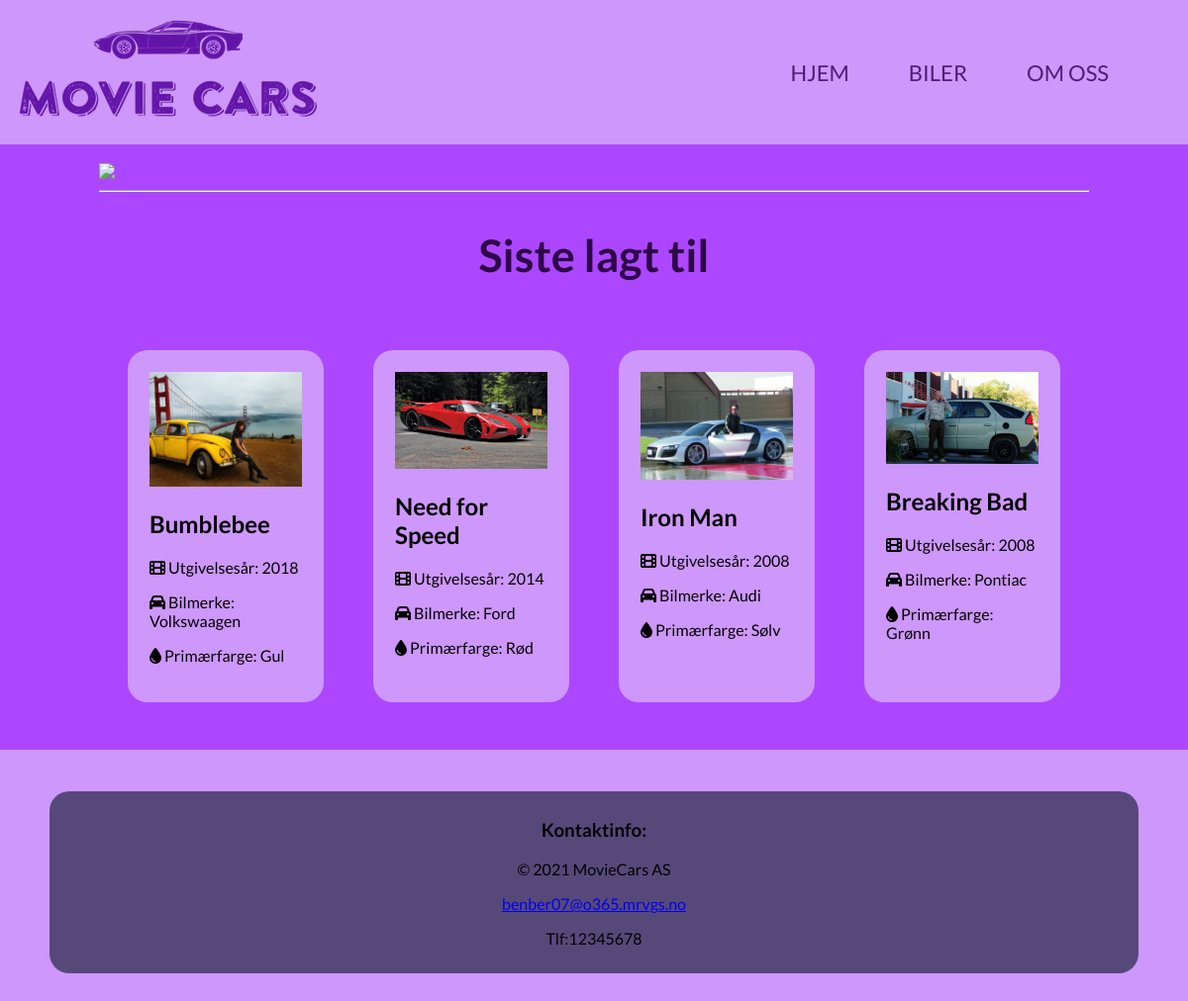
The page / on the database its author committed.
### app.py (models this page shows)
class biler(db.Model):
    id = db.Column('id', db.Integer, primary_key=True)
    primær = db.Column('primær', db.String(50))
    sekundær = db.Column('sekundær', db.String(50))
    merke = db.Column('merke', db.String(100))
    modell = db.Column('modell', db.String(100))
    bilde = db.Column('bilde', db.String(255))
    film = db.Column('film', db.String(100))
    filmår = db.Column('filmår', db.Integer)
    video = db.Column('video', db.String(100))

### app.py (the view)
@app.route('/')
def index():
    biler = db.engine.execute(
        'SELECT * FROM biler ORDER BY filmår DESC LIMIT 4')
    return render_template('index.html', biler=biler)

### templates/index.html
{% extends "layout.html"%}
{% block body%}
<section>
    <img src="static/img/banner.png" id="banner">
    <hr>
    <div id="klasse">
        <h2>Siste lagt til</h2>
    </div>
    <div id="grid">
        {%for bil in biler%}
        <a href="/liste/enkel/{{bil.id}}">
        <div class="gridbox">
            <img src="../static/img/{{bil.bilde}}">
            <h2>{{bil.film}}</h2>
            <p><i class="fas fa-film"></i> Utgivelsesår: {{bil.filmår}}</p>
            <p><i class="fas fa-car"></i> Bilmerke: {{bil.merke}}</p>
            <p><i class="fas fa-tint"></i> Primærfarge: {{bil.primær}}</p>
        </div>
        </a>
        {%endfor%}
    </div>
    <br>
</section>
{% endblock %}

### static/css/main.css (style rules this page uses)
html, body { margin: 0; padding: 0; font-family: "Lato", sans-serif; background-color: #ce97fb; }
.gridbox { padding: 20px; border-radius: 15px; }
.gridbox img { width: 100%; }
#banner { width: 100%; }
#grid { display: grid; grid-template-columns: 1fr 1fr 1fr 1fr; grid-gap: 50px; padding: 29px; }
#grid a { text-decoration: none; border-bottom: 1px solid transparent; border: solid transparent 2px; border-radius: 20px; background-color: #ce97fb; color: black; grid-auto-rows: 1fr; }
#klasse { text-align: center; margin-bottom: 40px; font-size: 30px; color: rgb(46, 7, 71); }

### rows shown on the page
biler: bilde (picture), film "Bumblebee", filmår "2018", merke "Volkswaagen", primær "Gul"
biler: bilde (picture), film "Need for Speed", filmår "2014", merke "Ford", primær "Rød"
biler: bilde (picture), film "Iron Man", filmår "2008", merke "Audi", primær "Sølv"
biler: bilde (picture), film "Breaking Bad", filmår "2008", merke "Pontiac", primær "Grønn"
